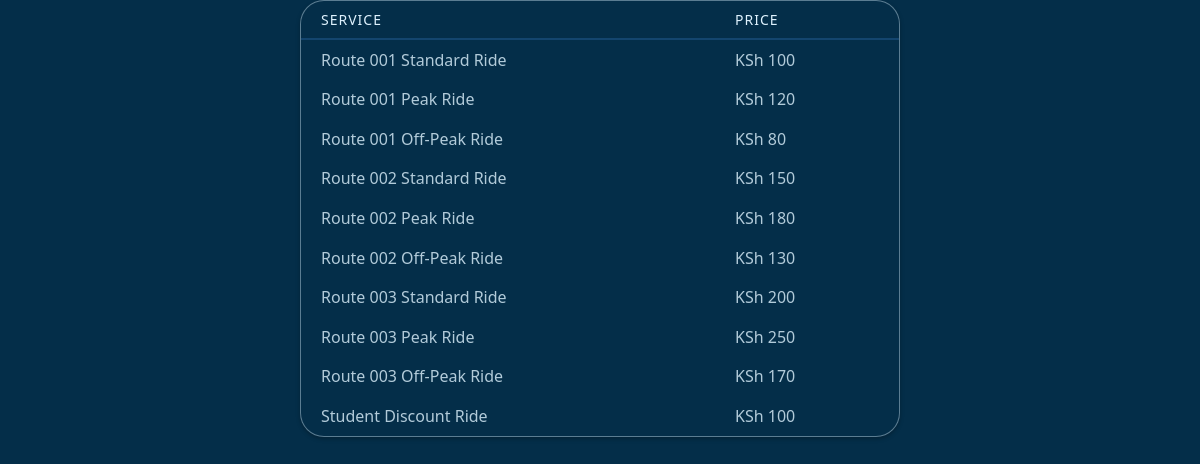
Page /pages/more_price.php on the committed database.
### tables this page shows
CREATE TABLE `fares` (
  `id` int(11) NOT NULL,
  `route_number` varchar(10) NOT NULL,
  `standard_fare` decimal(6,2) NOT NULL,
  `peak_fare` decimal(6,2) NOT NULL,
  `off_peak_fare` decimal(6,2) NOT NULL,
  `last_updated` timestamp NOT NULL DEFAULT current_timestamp() ON UPDATE current_timestamp()
);

### pages/more_price.php (the view, shortened to what this page needs)
<?php
require_once "../auth/config.php";
$stmt = $pdo->prepare("SELECT route_number, standard_fare, peak_fare, off_peak_fare FROM fares ");
$stmt->execute();
$fares = $stmt->fetchAll(PDO::FETCH_ASSOC);
?>
<!DOCTYPE html>
<html lang="en">
<head>
    <link rel="stylesheet" href="../src/output.css">
</head>
<body>
<div class="glow card w-full max-w-2xl md:w-1/2 bg-base-100 mx-auto rounded-box border border-base-success/20 overflow-x-auto">
    <table class="table-borderless table">
        <thead>
            <tr>
                <th class="border-b-2 border-info/20 pb-2">Service</th>
                <th class="border-b-2 border-info/20 pb-2">Price</th>
            </tr>
        </thead>
        <tbody>
            <?php if (!empty($fares)): ?>
                <?php foreach ($fares as $fare): ?>
                    <tr>
                        <td class="text-nowrap">Route <?= htmlspecialchars($fare['route_number']) ?> Standard Ride</td>
                        <td>KSh <?= number_format($fare['standard_fare'], 0) ?></td>
                    </tr>
                    <tr>
                        <td class="text-nowrap">Route <?= htmlspecialchars($fare['route_number']) ?> Peak Ride</td>
                        <td>KSh <?= number_format($fare['peak_fare'], 0) ?></td>
                    </tr>
                    <tr>
                        <td class="text-nowrap">Route <?= htmlspecialchars($fare['route_number']) ?> Off-Peak Ride</td>
                        <td>KSh <?= number_format($fare['off_peak_fare'], 0) ?></td>
                    </tr>
                <?php endforeach; ?>
            <?php else: ?>
                <tr>
                    <td colspan="2" class="text-center">No fare data available.</td>
                </tr>
            <?php endif; ?>
            <tr>
                <td class="text-nowrap">Student Discount Ride</td>
                <td>KSh 100</td>
            </tr>
        </tbody>
    </table>
</div>
</body>
</html>

### rows in the picture
fares: route_number "001", standard_fare "100", peak_fare "120", off_peak_fare "80"
fares: route_number "002", standard_fare "150", peak_fare "180", off_peak_fare "130"
fares: route_number "003", standard_fare "200", peak_fare "250", off_peak_fare "170"
